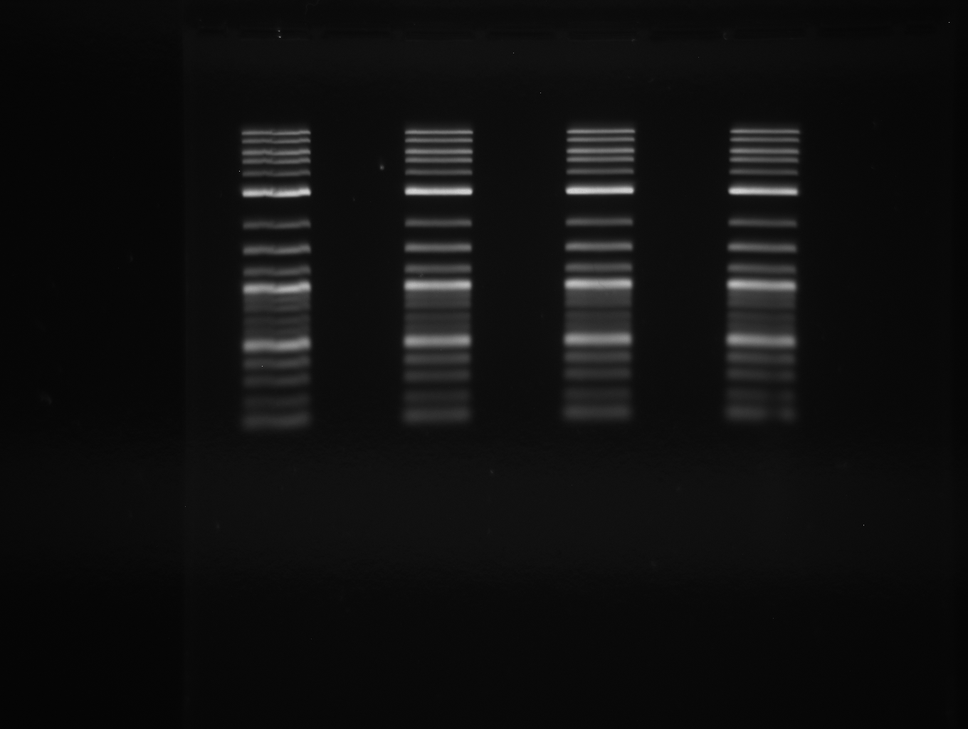
#> input picture gelgenie/data_analysis/ref_data/ladder_reference_gel.tif, 968 x 729 px, shrunk from 1360 x 1024 before the run, given in place of 2_side_A.tif, which was not available
$ jupyter execute edge_detection.ipynb
#> lines starting #> are read from the running program, lines starting #| are printed output that depends on the picture; after the words box and inside, x2 and y2 are one past the last pixel; in counts of white or black regions, pixels touching at a corner belong together; pictures that were not available may be replaced by others from this repository, and a replacement may not be noted
[cell 1]
"""
@file sobel_demo.py
@brief Sample code using Sobel and/or Scharr OpenCV functions to make a simple Edge Detector
"""
import sys
import cv2 as cv
import matplotlib.pyplot as plt
import numpy as np
def func1(image):

    # Intro
#> called with image = '../samples/2_side_A.tif'
    window_name = ('Sobel Demo - Simple Edge Detector')
    scale = 1
    delta = 0
    ddepth = cv.CV_16S

    # Read image
    src = cv.imread(image, cv.IMREAD_COLOR)
#> src is the input picture: shape (729, 968, 3); min 2, max 213, mean 15.5
    # Check if image is loaded fine
    if src is None:
        print ('Error opening image: ' + image)
        return -1
    else:
        print("success")

    # Apply Gaussian Blur and greyscale
    src = cv.GaussianBlur(src, (5, 5), 0)
    gray = cv.cvtColor(src, cv.COLOR_BGR2GRAY)

    # Erode and dilate
    kernel = np.ones((3, 3), np.uint8)
    opening = cv.morphologyEx(gray, cv.MORPH_OPEN, kernel, iterations=2)

    # Sobel filter
    grad_x = cv.Sobel(gray, ddepth, 1, 0, ksize=3, scale=scale, delta=delta, borderType=cv.BORDER_DEFAULT)
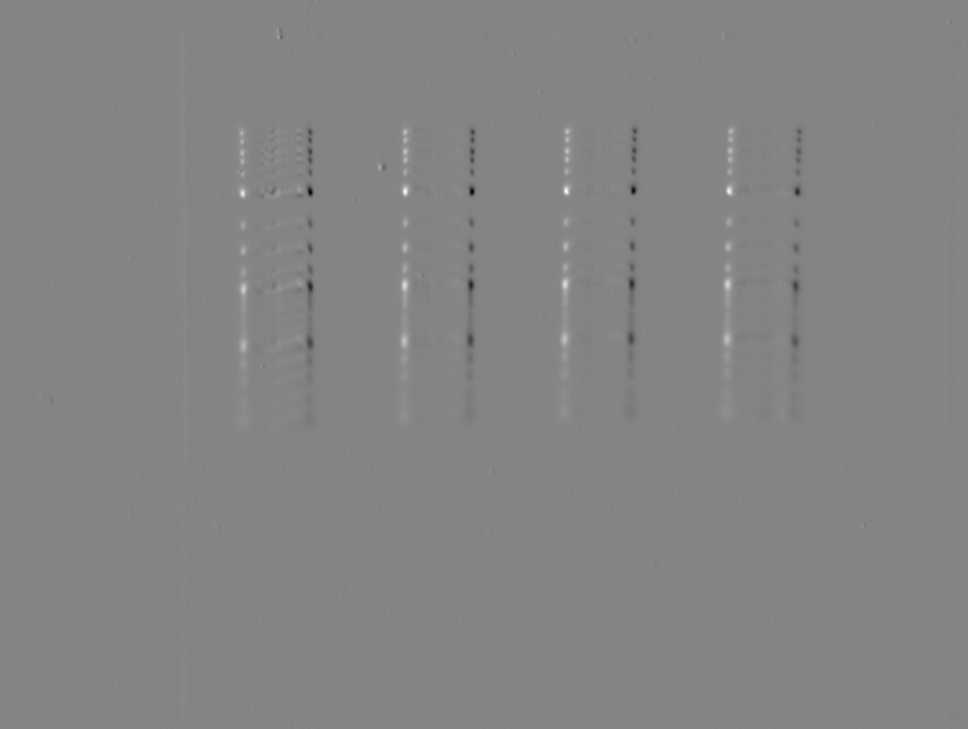
#> grad_x: shape (729, 968) int16; min -344, max 318, mean 0; drawn with min black and max white
    # Gradient-Y
    # grad_y = cv.Scharr(gray,ddepth,0,1)
    grad_y = cv.Sobel(gray, ddepth, 0, 1, ksize=3, scale=scale, delta=delta, borderType=cv.BORDER_DEFAULT)
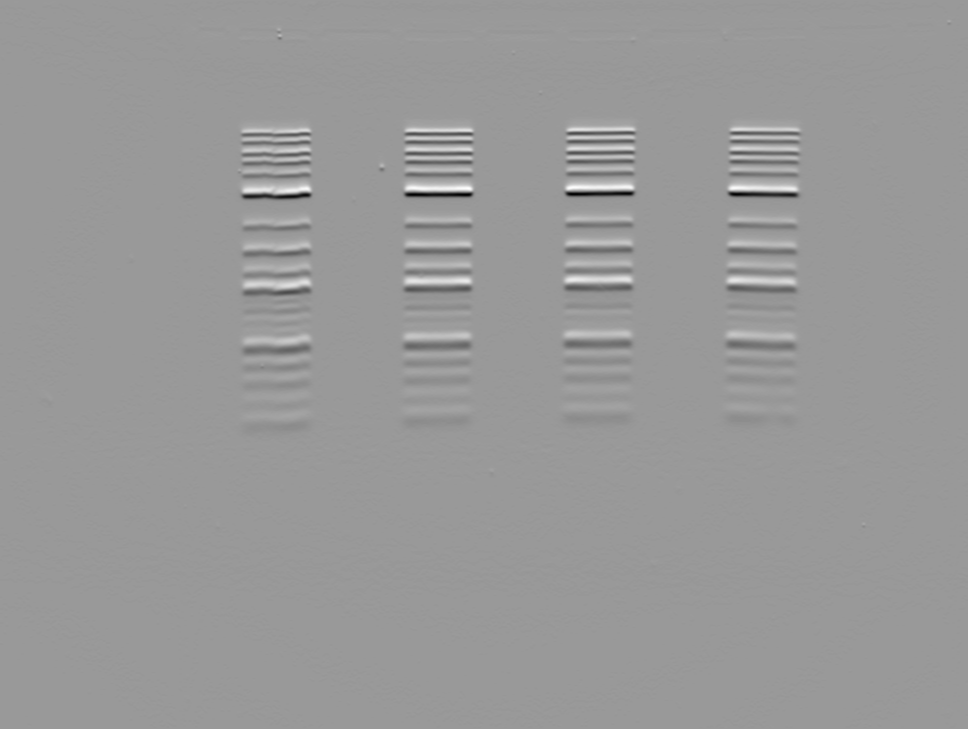
#> grad_y: shape (729, 968) int16; min -376, max 250, mean 0; drawn with min black and max white
    abs_grad_x = cv.convertScaleAbs(grad_x)
    abs_grad_y = cv.convertScaleAbs(grad_y)
    grad = cv.addWeighted(abs_grad_x, 0.5, abs_grad_y, 0.5, 0)
    # Show Sobel result
    plt.figure()
    plt.title("Sobel Filter")
    plt.imshow(grad)

    # Use Canny edge detection (Sobel is in this already)
    edges = cv.Canny(opening,60,80)
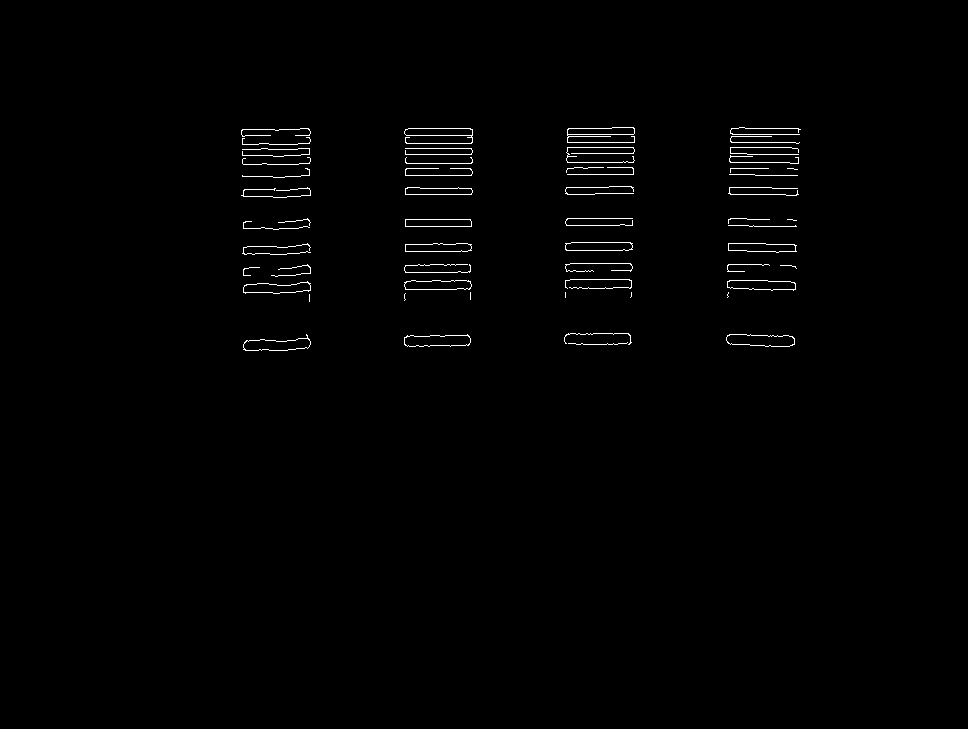
#> edges: shape (729, 968); 0.83% white in thin lines or dots, all inside (x1, y1, x2, y2) = (241, 127, 801, 351)
    plt.figure()
    plt.title("Canny Edge Detection")
    plt.imshow(edges)

    # Erode then dilate after Canny
    canny2 = cv.morphologyEx(edges, cv.MORPH_OPEN, kernel, iterations=2)
#> canny2: shape (729, 968); every value is 0
    plt.figure()
    plt.title("Canny Edge Detection after morphology")
    plt.imshow(canny2)

    # Threshold
    ret3,th3 = cv.threshold(gray,0,255,cv.THRESH_BINARY+cv.THRESH_OTSU)
#> th3: shape (729, 968); 6.1% white; 48 white regions (3 under 20 px), largest, box (x1, y1, x2, y2) and area: (562, 311, 633, 363) 3197, (402, 313, 472, 365) 2945, (403, 263, 473, 309) 2732
#> ret3 = 42
    ret, thresh = cv.threshold(gray, 40, 255, 0)
#> thresh: shape (729, 968); 6.5% white; 46 white regions (4 under 20 px), largest, box (x1, y1, x2, y2) and area: (562, 310, 634, 363) 3320, (402, 313, 473, 365) 3242, (563, 262, 634, 309) 2951
    plt.figure()
    plt.title("Threshold")
    plt.imshow(th3)

    # Draw contours
    kernel = cv.getStructuringElement(cv.MORPH_ELLIPSE,(3,3))
    dilated = cv.dilate(edges, kernel)
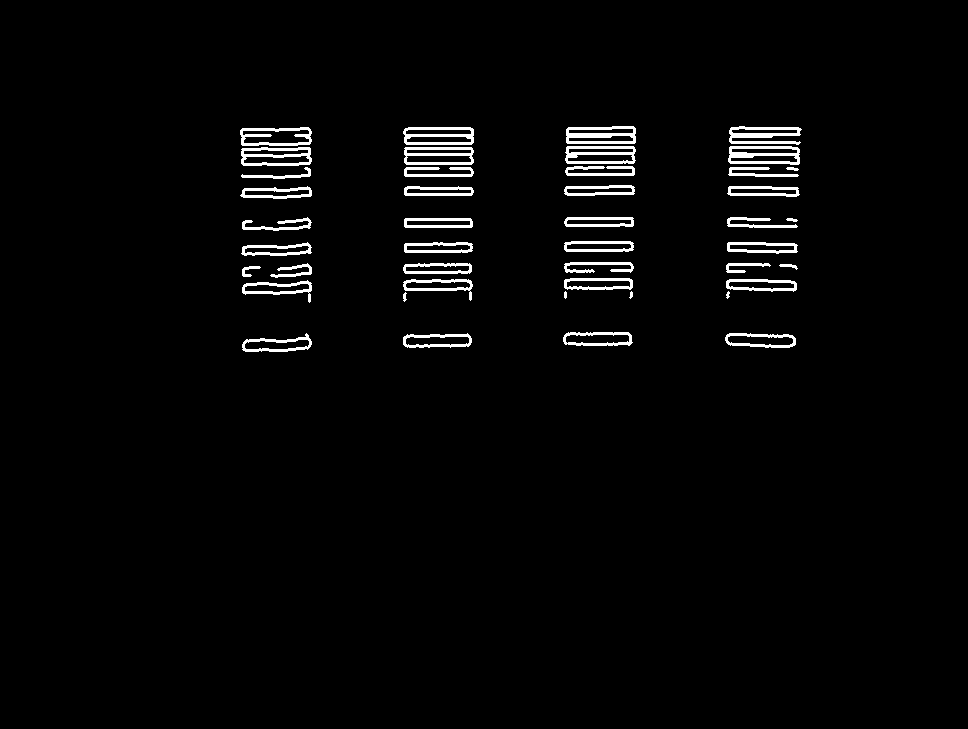
#> dilated: shape (729, 968); 2.4% white; 44 white regions
    contours, hierarchy = cv.findContours(dilated, cv.RETR_EXTERNAL, cv.CHAIN_APPROX_NONE)
#> contours = 44 contours, 4 with area under 20; largest, box (x1, y1, x2, y2) and area: (728, 146, 800, 165) 1188, (241, 147, 312, 166) 1170, (240, 127, 312, 146) 1162, (403, 127, 474, 145) 1162, (565, 146, 636, 164) 1156
    s_cnt = [cnt for cnt in contours if cv.contourArea(cnt) > 100]
#> s_cnt = 36 contours; largest, box (x1, y1, x2, y2) and area: (728, 146, 800, 165) 1188, (241, 147, 312, 166) 1170, (240, 127, 312, 146) 1162, (403, 127, 474, 145) 1162, (565, 146, 636, 164) 1156
    # s_cnt = contours
    cnt = cv.drawContours(src, s_cnt, -1, (255, 255, 0), 3)
    plt.figure()
    plt.title("Contours")
    plt.imshow(cnt)


    return 0

[cell 2]
func1("../samples/2_side_A.tif")

[cell 3]
import numpy as np
import cv2 as cv
from matplotlib import pyplot as plt
img = cv.imread("../samples/2_side_A.tif",0)
#> img: shape (729, 968); min 2, max 213, mean 15.5
edges = cv.Canny(img,20,60)
#> edges: shape (729, 968); 1% white in thin lines or dots, all inside (x1, y1, x2, y2) = (184, 21, 951, 527)
plt.subplot(121),plt.imshow(img,cmap = 'gray')
plt.title('Original Image'), plt.xticks([]), plt.yticks([])
plt.subplot(122),plt.imshow(edges,cmap = 'gray')
plt.title('Edge Image'), plt.xticks([]), plt.yticks([])
plt.show()

[cell 4]
import cv2 as cv
import numpy as np
from matplotlib import pyplot as plt
img = cv.imread("../samples/2_side_A.tif",0)
img = cv.medianBlur(img,5)
ret,th1 = cv.threshold(img,90,255,cv.THRESH_BINARY)
#> th1: shape (729, 968); 1.3% white; 35 white regions (6 under 20 px), largest, box (x1, y1, x2, y2) and area: (565, 278, 632, 290) 702, (405, 280, 471, 291) 684, (565, 333, 631, 345) 679
th2 = cv.adaptiveThreshold(img,255,cv.ADAPTIVE_THRESH_MEAN_C,\
            cv.THRESH_BINARY,21,-3)
#> th2: shape (729, 968); 4.5% white; 88 white regions (14 under 20 px), largest, box (x1, y1, x2, y2) and area: (726, 332, 797, 348) 768, (563, 332, 633, 346) 746, (403, 333, 472, 348) 737
th3 = cv.adaptiveThreshold(img,255,cv.ADAPTIVE_THRESH_GAUSSIAN_C,\
            cv.THRESH_BINARY,11,2)
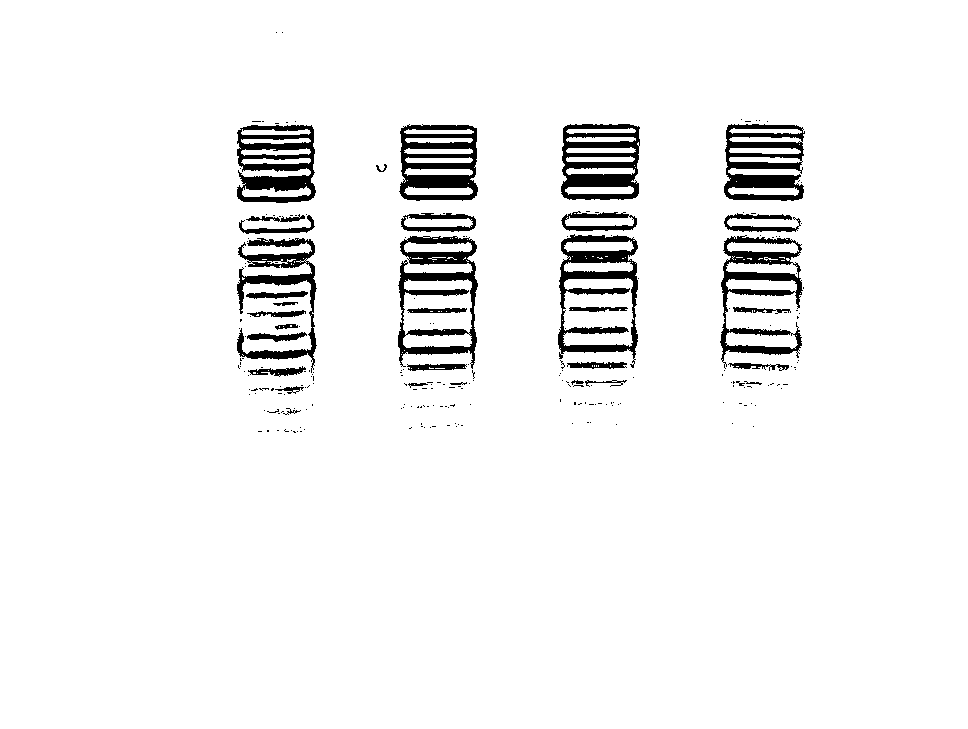
#> th3: shape (729, 968); 95.2% white; 234 black regions (200 under 20 px), largest, box (x1, y1, x2, y2) and area: (558, 234, 638, 368) 3693, (398, 236, 478, 369) 3690, (237, 125, 316, 203) 3483
titles = ['Original Image', 'Global Thresholding (v = 50)',
            'Adaptive Mean Thresholding', 'Adaptive Gaussian Thresholding']
images = [img, th1, th2, th3]
for i in range(4):
    plt.subplot(2,2,i+1),plt.imshow(images[i],'gray')
    plt.title(titles[i])
    plt.xticks([]),plt.yticks([])
plt.show()

edges = cv.Canny(th1,20,60)
#> edges: shape (729, 968); 0.41% white in thin lines or dots, all inside (x1, y1, x2, y2) = (242, 129, 798, 350)
plt.figure()
plt.imshow(edges)

[cell 5]
# import the necessary packages
import argparse
import random
import time
import cv2

fast = True

# load the input image
image = cv2.imread("../samples/2_side_A.tif")
# initialize OpenCV's selective search implementation and set the
# input image
ss = cv2.ximgproc.segmentation.createSelectiveSearchSegmentation()
ss.setBaseImage(image)
# check to see if we are using the *fast* but *less accurate* version
# of selective search
if fast:
    print("[INFO] using *fast* selective search")
    ss.switchToSelectiveSearchFast()
# otherwise we are using the *slower* but *more accurate* version
else:
    print("[INFO] using *quality* selective search")
    ss.switchToSelectiveSearchQuality()

# run selective search on the input image
start = time.time()
rects = ss.process()
end = time.time()

# show how along selective search took to run along with the total
# number of returned region proposals
print("[INFO] selective search took {:.4f} seconds".format(end - start))
print("[INFO] {} total region proposals".format(len(rects)))

# loop over the region proposals in chunks (so we can better
# visualize them)
for i in range(0, len(rects), 100):
    # clone the original image so we can draw on it
    output = image.copy()
    # loop over the current subset of region proposals
    for (x, y, w, h) in rects[i:i + 100]:
        # draw the region proposal bounding box on the image
        color = [random.randint(0, 255) for j in range(0, 3)]
        cv2.rectangle(output, (x, y), (x + w, y + h), color, 2)
    # show the output image
    cv2.imshow("Output", output)
    key = cv2.waitKey(0) & 0xFF
    # if the `q` key was pressed, break from the loop
    if key == ord("q"):
        break
#> this loop made 1 pass; (key q is pressed on pass 1)
#> pass 1, `cv2.imshow("Output", output)`:
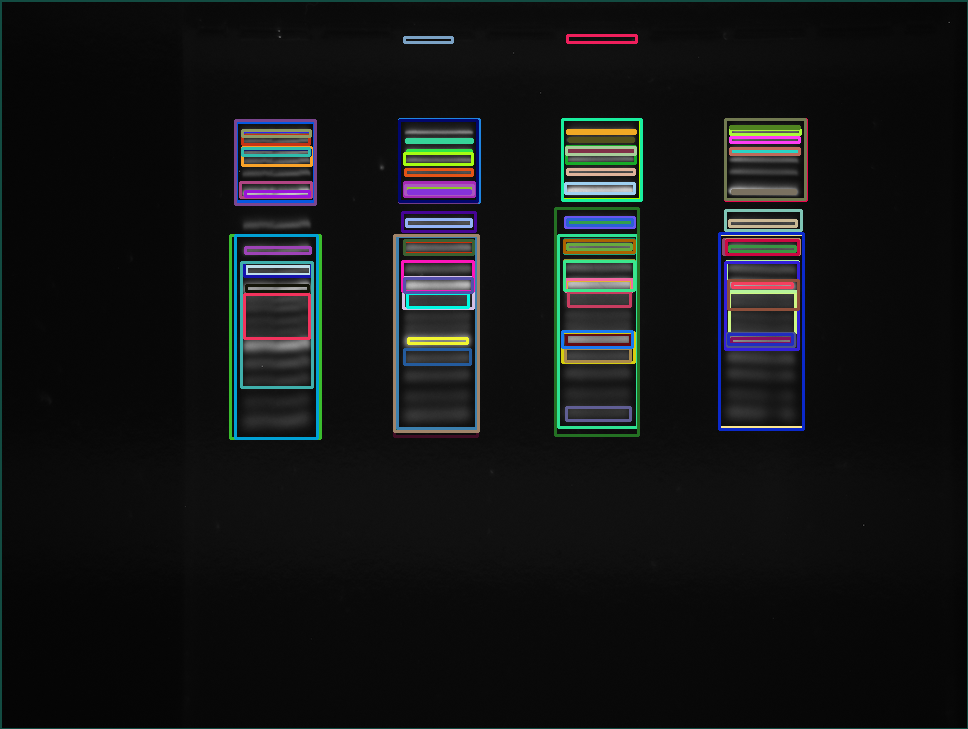
#> window 'Output': shape (729, 968, 3); mean B, G, R 21.5, 21.1, 19.7

$ run again, on gelgenie/data_analysis/ref_data/overheated_ref.tif
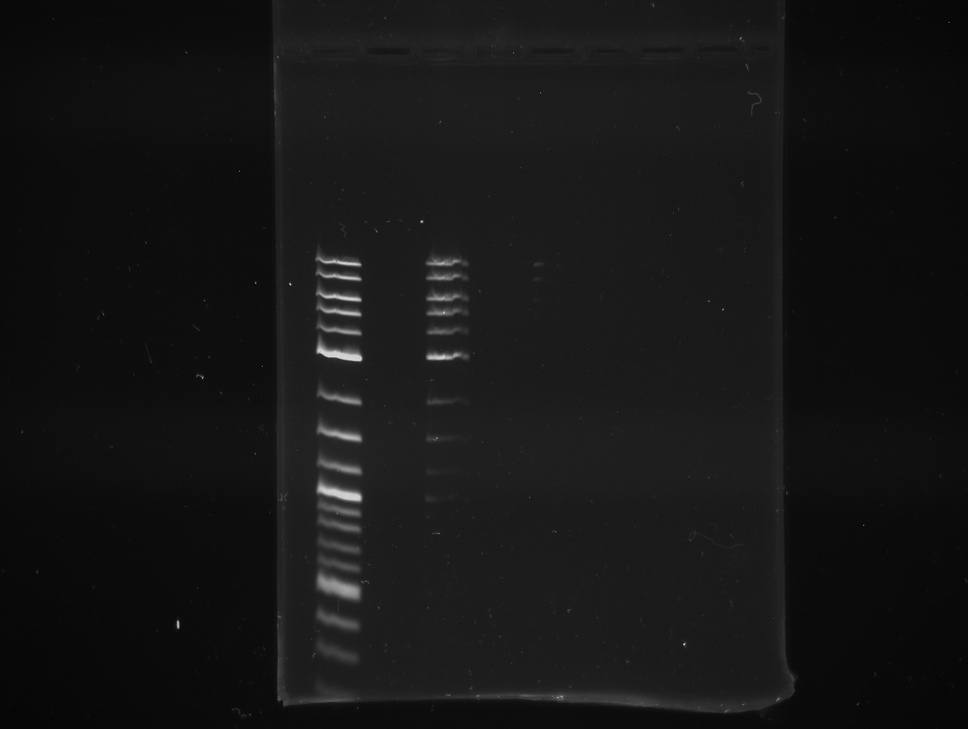
#> input picture gelgenie/data_analysis/ref_data/overheated_ref.tif, 968 x 729 px, shrunk from 1360 x 1024 before the run, given in place of 2_side_A.tif, which was not available
#> in func1, src is the input picture: shape (729, 968, 3); min 0, max 221, mean 21.8
#> in func1, `edges = cv.Canny(opening,60,80)`:
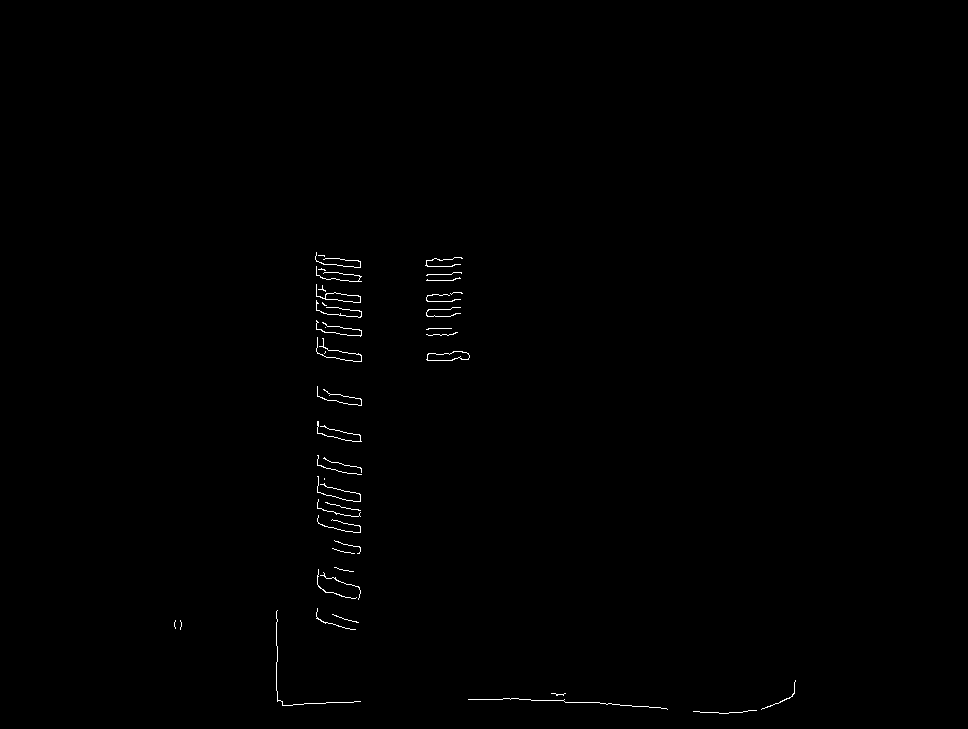
#> edges: shape (729, 968); 0.37% white in thin lines or dots, all inside (x1, y1, x2, y2) = (174, 252, 796, 714)
#> canny2: shape (729, 968); every value is 0
#> ret3 = 21
#> thresh: shape (729, 968); 2.9% white; 68 white regions (39 under 20 px), largest, box (x1, y1, x2, y2) and area: (314, 447, 364, 536) 3225, (435, 690, 783, 713) 3015, (314, 279, 364, 364) 2591
#> dilated: shape (729, 968); 1.1% white; 33 white regions (1 under 20 px)
#> contours = 33 contours, 2 with area under 20; largest, box (x1, y1, x2, y2) and area: (316, 568, 362, 601) 700, (316, 475, 362, 503) 484, (315, 336, 363, 363) 478, (316, 420, 363, 443) 435, (315, 283, 362, 304) 420
#> s_cnt = 23 contours; largest, box (x1, y1, x2, y2) and area: (316, 568, 362, 601) 700, (316, 475, 362, 503) 484, (315, 336, 363, 363) 478, (316, 420, 363, 443) 435, (315, 283, 362, 304) 420
#> th1: shape (729, 968); 0.56% white; 20 white regions (2 under 20 px), largest, box (x1, y1, x2, y2) and area: (318, 575, 360, 599) 576, (317, 481, 362, 502) 489, (316, 342, 362, 362) 438
#> th2: shape (729, 968); 3.3% white; 80 white regions (42 under 20 px), largest, box (x1, y1, x2, y2) and area: (272, 0, 797, 713) 14092, (317, 571, 361, 601) 635, (316, 477, 363, 502) 460
#> the loop `for i in range(0, len(rects), 100):` made 1 pass; (key q is pressed on pass 1)
#> pass 1, `cv2.imshow("Output", output)`:
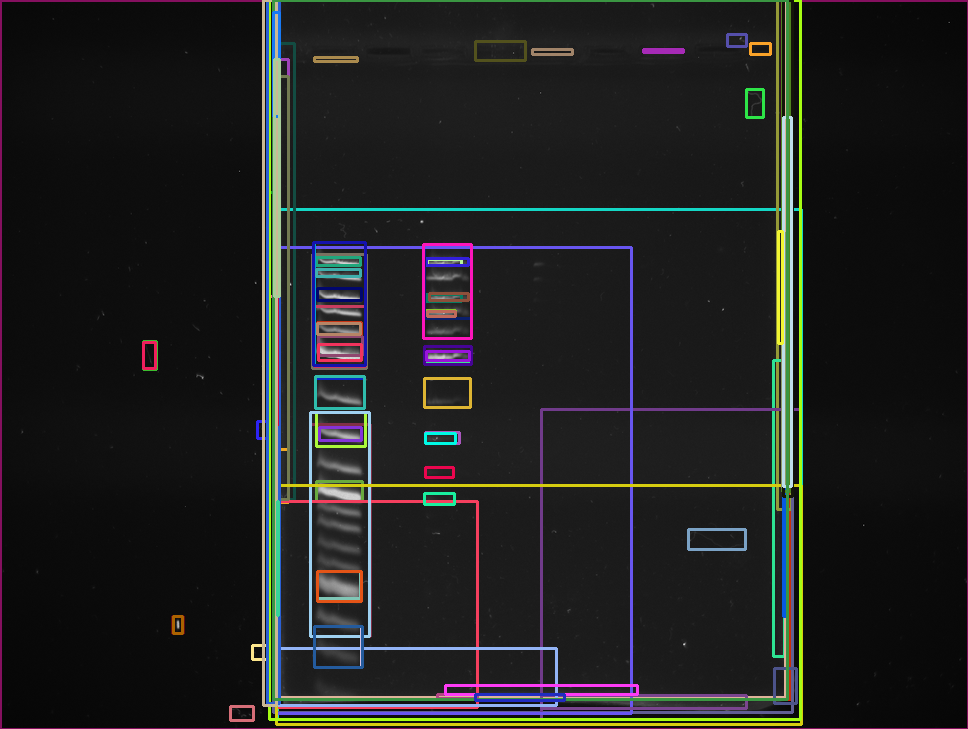
#> window 'Output': shape (729, 968, 3); mean B, G, R 31.4, 32.4, 31.7
